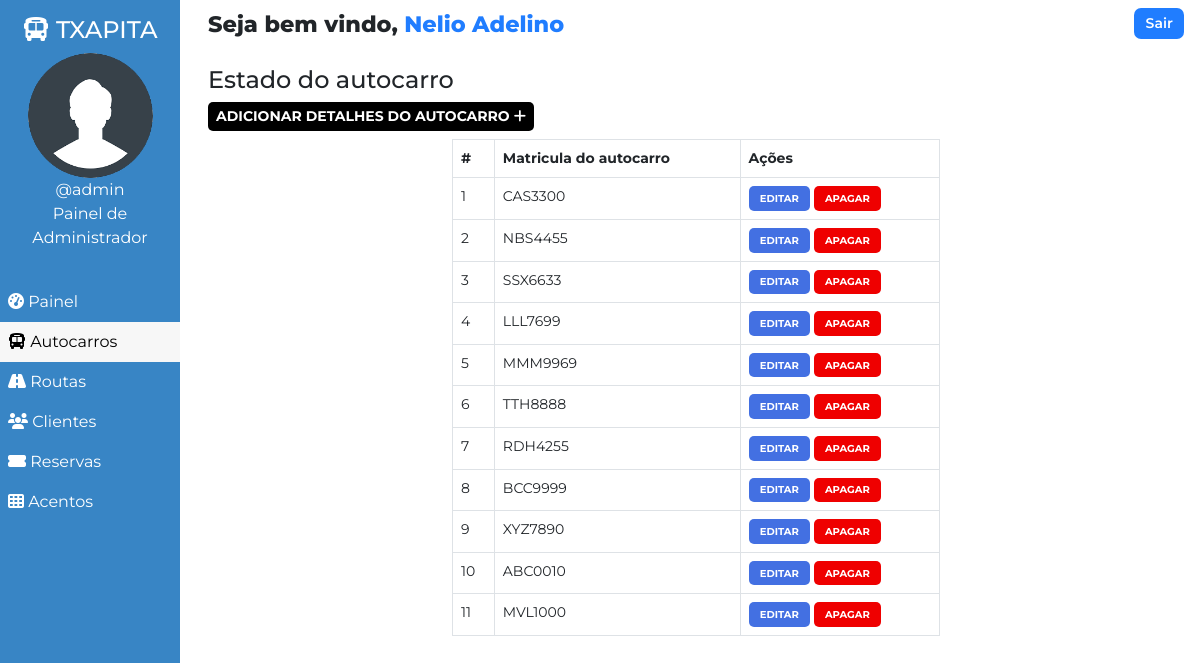
The page /admin/bus.php (signed in) on the database its author committed.
### tables this page shows
CREATE TABLE `users` (
  `user_id` int(11) NOT NULL,
  `user_fullname` varchar(100) NOT NULL,
  `user_name` varchar(30) NOT NULL,
  `user_password` varchar(255) NOT NULL,
  `user_created` datetime NOT NULL DEFAULT current_timestamp()
);

CREATE TABLE `buses` (
  `id` int(100) NOT NULL,
  `bus_no` varchar(255) NOT NULL,
  `bus_assigned` tinyint(1) NOT NULL DEFAULT 0,
  `bus_created` datetime NOT NULL DEFAULT current_timestamp()
);

### admin/bus.php (the view, shortened to what this page needs)
<!DOCTYPE html>
<html lang="en">
<head>
    <link href="https://cdn.jsdelivr.net/npm/bootstrap@5.0.1/dist/css/bootstrap.min.css" rel="stylesheet">
    <?php
        $page="bus";
    ?>
</head>
<body>
    <?php require '../assets/partials/_admin-header.php';?>
        <?php
            $resultSql = "SELECT * FROM `buses` ORDER BY bus_created DESC";
            $resultSqlResult = mysqli_query($conn, $resultSql);
            if(!mysqli_num_rows($resultSqlResult)){ ?>
                <div class="container mt-4">
                    <div id="noCustomers" class="alert alert-dark " role="alert">
                        <h1 class="alert-heading">Nenhum autocarro encontrado!!</h1>
                        <p class="fw-light">Seja a primeira pessoa a adicionar um!</p>
                        <hr>
                        <div id="addCustomerAlert" class="alert alert-success" role="alert">
                                Click on <button id="add-button" class="button btn-sm"type="button"data-bs-toggle="modal" data-bs-target="#addModal">Adicionar <i class="fas fa-plus"></i></button> adicionar um ônibus!
                        </div>
                    </div>
                </div>
            <?php }
            else { ?>
            <section id="bus">
                <div id="head">
                    <h4>Estado do autocarro</h4>
                </div>
                <div id="bus-results">
                    <div>
                        <button id="add-button" class="button btn-sm" type="button"data-bs-toggle="modal" data-bs-target="#addModal">Adicionar detalhes do autocarro <i class="fas fa-plus"></i></button>
                    </div>
                    <table class="table table-hover table-bordered">
                        <thead>
                            <th>#</th>
                            <th>Matricula do autocarro</th>
                            <th>Ações</th>
                        </thead>
                        <?php
                            $ser_no = 0;
                            while($row = mysqli_fetch_assoc($resultSqlResult))
                            {
                                $ser_no++;
                                $id = $row["id"];
                                $busno = $row["bus_no"];
                        ?>
                        <tr>
                            <td>
                                <?php
                                    echo $ser_no;
                                ?>
                            </td>
                            <td>
                                <?php
                                    echo $busno;
                                ?>
                            </td>
                            <td>
                            <button class="button edit-button " data-link="<?php echo $_SERVER['REQUEST_URI']; ?>" data-id="<?php
                                                echo $id;?>" data-busno="<?php
                                                echo $busno;?>"
                                                >Editar</button>
                                            <button class="button delete-button" data-bs-toggle="modal" data-bs-target="#deleteModal" data-id="<?php
                                                echo $id;?>">Apagar</button>
                            </td>
                        </tr>
                        <?php
                        }
                    ?>
                    </table>
                </div>
            </section>
            <?php } ?>
        </div>
    </main>
</body>
</html>

### assets/partials/_admin-header.php (shortened to what this page needs)
<?php
    $conn = db_connect();
    $user_id = $_SESSION['user_id'];
    $sql = "SELECT * FROM users WHERE user_id = $user_id";
    $result = mysqli_query($conn, $sql);
    if($row = mysqli_fetch_assoc($result))
    {
        $user_fullname = $row["user_fullname"];
        $user_name = $row["user_name"];
    }
?>
    <main id="container">
        <div id="sidebar">
            <h4><i class="fas fa-bus"></i> TXAPITA</h4>
            <div>
                <img class="adminDp" src="../assets/img/userav-min.png" height="125px" alt="Admin Profile Pic">
                <p>
                    <?php  echo '@'.$user_name;  ?>
                </p>
                <p>Painel de Administrador</p>
            </div>
            <ul id="options">
                <li class="option <?php if($page=='dashboard'){ echo 'active';}?>">
                    <a href="./dashboard.php">
                    <i class="fas fa-tachometer-alt"></i> Painel
                    </a>
                </li>
                <li class="option <?php if($page=='bus'){ echo 'active';}?>">
                    <a href="./bus.php">
                    <i class="fas fa-bus"></i> Autocarros
                    </a>
                </li>
                <li class="option <?php if($page=='route'){ echo 'active';}?>">
                    <a href="./route.php">
                    <i class="fas fa-road"></i> Routas
                    </a>
                </li>
                <li class="option <?php if($page=='customer'){ echo 'active';}?>">
                    <a href="./customer.php">
                    <i class="fas fa-users"></i> Clientes
                    </a>
                </li>
                <li class="option <?php if($page=='booking'){ echo 'active';}?>">
                    <a href="./booking.php">
                    <i class="fas fa-ticket-alt"></i> Reservas
                    </a>
                </li>
                <li class="option <?php if($page=='seat'){ echo 'active';}?>">
                    <a href="./seat.php">
                    <i class="fas fa-th"></i> Acentos
                    </a>
                </li>
            </ul>
        </div>
        <div id="main-content">
            <section id="welcome">
                <ul>
                    <li class="welcome-item">Seja bem vindo,
                        <span id="USER">
                            <?php
                                echo $user_fullname;
                            ?>
                        </span>
                    </li>
                    <li class="welcome-item">
                        <button id="logout" class="btn-sm">
                            <a href="../assets/partials/_logout.php">Sair</a>
                        </button>
                    </li>
                </ul>
            </section>

### assets/styles/admin.php (style rules this page uses)
body { margin: 0; box-sizing: border-box; font-family: 'Montserrat', sans-serif; background-color: white; }
html { scroll-behavior: smooth; }
*, *::after, *::before { box-sizing: inherit; }
#USER { color: #207DFF; }
.adminDp { border-radius: 50%; }
#welcome { background-color: white; }
#welcome ul { display: flex; justify-content: space-between; list-style-type: none; padding: 0; margin: 0; }
#welcome li { margin: 0 1rem; padding: 0.5rem 0; }
#welcome li:first-child { font-weight: 800; font-size: 1.4rem; }
#logout { padding: 0.3rem 0.7rem; background-color: #207DFF; font-weight: 600; outline: none; border: none; border-radius: 7px; }
#logout a { color: white; text-decoration: none; }
@media only screen and (min-width:1000px) { #sidebar { text-align: center; background-color: #3885c5; color: white; width: 15%; position: fixed; top: 0%; padding-top: 1rem; z-index: 2; height: 100vh; } }
@media only screen and (min-width:1000px) { #sidebar p { margin: 0; } }
@media only screen and (min-width:1000px) { #sidebar ul { margin-top: 2rem; } }
@media only screen and (min-width:1000px) { #options { list-style-type: none; text-align: left; padding-left: 0; } }
@media only screen and (min-width:1000px) { .option a { display: block; padding: 0.5rem; text-decoration: none; color: inherit; } }
@media only screen and (min-width:1000px) { .active { background-color:#f7f7f7; color:black; } }
@media only screen and (min-width:1000px) { #main-content { margin-left: 16%; } }

### assets/styles/admin-options.php (style rules this page uses)
* { font-family: Montserrat; }
#booking #head, #customer #head, #route #head, #seat #head, #bus #head { padding-top: 1rem; }
#booking, #customer, #route, #bus, #seat { padding: 0 1rem; }
#booking-results > div, #customer-results > div, #route-results > div, #bus-results > div { margin-bottom: 0.5rem; }
#booking-results button, #customer-results button, #route button, #bus-results button { border-radius: 5px; }
.button { border: none; font-weight: bold; text-transform: uppercase; }
#add-button { background-color: black; color: white; }
table { font-size: 14px; }
#bus table { width: 50%; margin: 0 auto; }
#bus .edit-button, #bus .delete-button, #route .edit-button, #route .delete-button, #customer .edit-button, #customer .delete-button { padding: 0.3rem 0.7rem; }
table th,td { padding-left: 0.3rem; }
table button { color: white; }
.edit-button { background-color: #4370E2; }
.delete-button { background-color: #EF0000; }
.edit-button, .delete-button { font-size: 10px }

### rows shown on the page
users: user_name "admin", user_fullname "Nelio Adelino"
buses: bus_no "CAS3300"
buses: bus_no "NBS4455"
buses: bus_no "SSX6633"
buses: bus_no "LLL7699"
buses: bus_no "MMM9969"
buses: bus_no "TTH8888"
buses: bus_no "RDH4255"
buses: bus_no "BCC9999"
buses: bus_no "XYZ7890"
buses: bus_no "ABC0010"
buses: bus_no "MVL1000"
